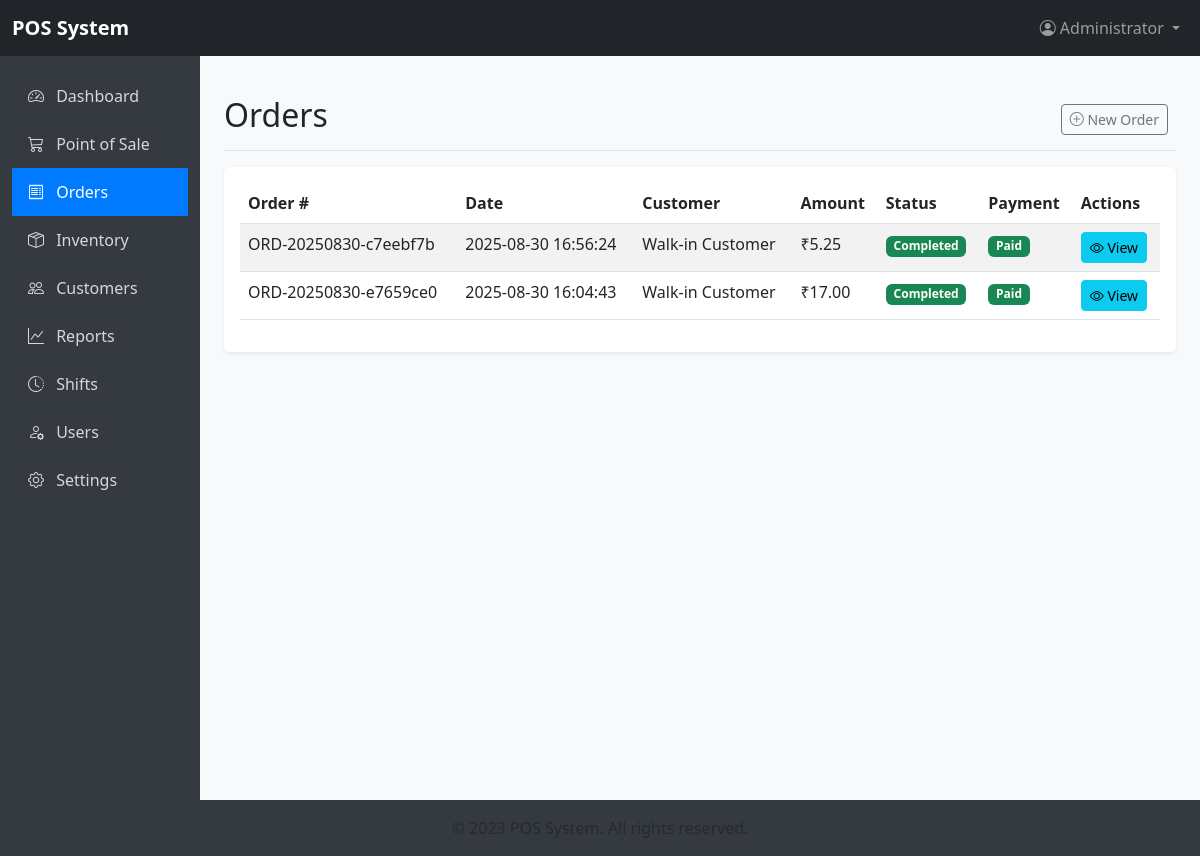
The page /orders (signed in) on the database as committed earlier.
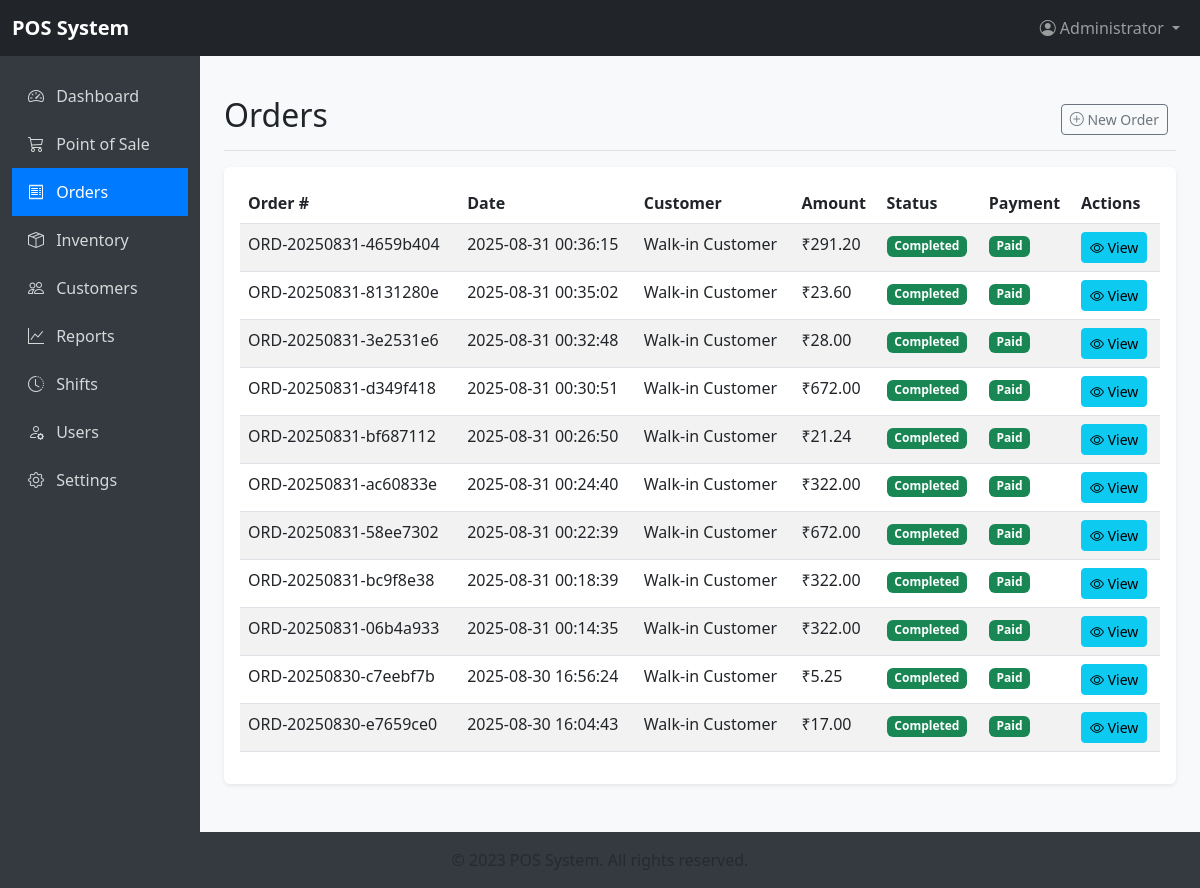
The same page on the database as committed later.
### tables this page shows
CREATE TABLE orders (
        id INTEGER PRIMARY KEY AUTOINCREMENT,
        order_number TEXT UNIQUE NOT NULL,
        user_id INTEGER,
        customer_id INTEGER,
        table_id INTEGER,
        status TEXT DEFAULT 'pending',
        order_date TEXT NOT NULL,
        total_amount REAL NOT NULL,
        tax_amount REAL DEFAULT 0,
        discount_amount REAL DEFAULT 0,
        payment_method TEXT,
        payment_status TEXT DEFAULT 'pending',
        notes TEXT,
        FOREIGN KEY (user_id) REFERENCES users(id),
        FOREIGN KEY (customer_id) REFERENCES customers(id)
    );

### flaskApp/app.py (the view)
@app.route('/orders')
@login_required
def orders():
    conn = get_db_connection()
    orders = conn.execute("""
    SELECT o.*, c.name as customer_name
    FROM orders o
    LEFT JOIN customers c ON o.customer_id = c.id
    ORDER BY o.order_date DESC
    LIMIT 50
    """).fetchall()
    conn.close()
    return render_template('orders.html', orders=orders)

### flaskApp/app.py (called while the page is built)
def get_db_connection():
    conn = sqlite3.connect(DB_PATH)
    conn.row_factory = sqlite3.Row
    return conn

def login_required(f):
    @wraps(f)
    def decorated_function(*args, **kwargs):
        if 'user_id' not in session:
            return redirect(url_for('login'))
        return f(*args, **kwargs)
    return decorated_function

### flaskApp/templates/orders.html (shortened to what this page needs)
{% extends "base.html" %}
{% block content %}
<div class="d-flex justify-content-between flex-wrap flex-md-nowrap align-items-center pt-3 pb-2 mb-3 border-bottom">
    <h1 class="h2">Orders</h1>
    <div class="btn-toolbar mb-2 mb-md-0">
        <div class="btn-group me-2">
            <a href="{{ url_for('pos') }}" class="btn btn-sm btn-outline-secondary">
                <i class="bi bi-plus-circle"></i> New Order
            </a>
        </div>
    </div>
</div>
<div class="card">
    <div class="card-body">
        <div class="table-responsive">
            <table class="table table-striped table-hover">
                <thead>
                    <tr>
                        <th>Order #</th>
                        <th>Date</th>
                        <th>Customer</th>
                        <th>Amount</th>
                        <th>Status</th>
                        <th>Payment</th>
                        <th>Actions</th>
                    </tr>
                </thead>
                <tbody>
                    {% for order in orders %}
                    <tr>
                        <td>{{ order.order_number }}</td>
                        <td>{{ order.order_date }}</td>
                        <td>{{ order.customer_name or 'Walk-in Customer' }}</td>
                        <td>₹{{ "%.2f"|format(order.total_amount) }}</td>
                        <td>
                            <span class="badge bg-{{ 'success' if order.status == 'completed' else 'warning' if order.status == 'pending' else 'danger' }}">
                                {{ order.status|title }}
                            </span>
                        </td>
                        <td>
                            <span class="badge bg-{{ 'success' if order.payment_status == 'paid' else 'warning' if order.payment_status == 'pending' else 'danger' }}">
                                {{ order.payment_status|title }}
                            </span>
                        </td>
                        <td>
                            <a href="{{ url_for('order_detail', order_id=order.id) }}" class="btn btn-sm btn-info">
                                <i class="bi bi-eye"></i> View
                            </a>
                        </td>
                    </tr>
                    {% else %}
                    <tr>
                        <td colspan="7" class="text-center">No orders found</td>
                    </tr>
                    {% endfor %}
                </tbody>
            </table>
        </div>
    </div>
</div>
{% endblock %}

### flaskApp/templates/base.html (shortened to what this page needs)
<!DOCTYPE html>
<html lang="en">
<head>
    <link href="https://cdn.jsdelivr.net/npm/bootstrap@5.3.0/dist/css/bootstrap.min.css" rel="stylesheet">
    <link rel="stylesheet" href="https://cdn.jsdelivr.net/npm/bootstrap-icons@1.10.0/font/bootstrap-icons.css">
</head>
<body>
    <nav class="navbar navbar-expand-lg navbar-dark bg-dark">
        <div class="container-fluid">
            <a class="navbar-brand" href="{{ url_for('dashboard') }}">POS System</a>
            <div class="navbar-nav ms-auto">
                {% if session.user_id %}
                <div class="nav-item dropdown">
                    <a class="nav-link dropdown-toggle" href="#" id="navbarDropdown" role="button" data-bs-toggle="dropdown" aria-expanded="false">
                        <i class="bi bi-person-circle"></i> {{ session.name }}
                    </a>
                </div>
                {% endif %}
            </div>
        </div>
    </nav>
    <div class="container-fluid">
        <div class="row">
            <nav class="col-md-3 col-lg-2 d-md-block sidebar collapse" id="sidebar">
                <div class="position-sticky pt-3">
                    <ul class="nav flex-column">
                        <li class="nav-item">
                            <a class="nav-link {% if request.endpoint == 'dashboard' %}active{% endif %}" href="{{ url_for('dashboard') }}">
                                <i class="bi bi-speedometer2"></i> Dashboard
                            </a>
                        </li>
                        <li class="nav-item">
                            <a class="nav-link {% if request.endpoint == 'pos' %}active{% endif %}" href="{{ url_for('pos') }}">
                                <i class="bi bi-cart3"></i> Point of Sale
                            </a>
                        </li>
                        <li class="nav-item">
                            <a class="nav-link {% if request.endpoint == 'orders' %}active{% endif %}" href="{{ url_for('orders') }}">
                                <i class="bi bi-receipt"></i> Orders
                            </a>
                        </li>
                        {% if session.role in ['admin', 'manager'] %}
                        <li class="nav-item">
                            <a class="nav-link {% if request.endpoint == 'inventory' %}active{% endif %}" href="{{ url_for('inventory') }}">
                                <i class="bi bi-box-seam"></i> Inventory
                            </a>
                        </li>
                        <li class="nav-item">
                            <a class="nav-link {% if request.endpoint == 'customers' %}active{% endif %}" href="{{ url_for('customers') }}">
                                <i class="bi bi-people"></i> Customers
                            </a>
                        </li>
                        <li class="nav-item">
                            <a class="nav-link {% if request.endpoint == 'reports' %}active{% endif %}" href="{{ url_for('reports') }}">
                                <i class="bi bi-graph-up"></i> Reports
                            </a>
                        </li>
                        {% endif %}
                        <li class="nav-item">
                            <a class="nav-link {% if request.endpoint == 'shifts' %}active{% endif %}" href="{{ url_for('shifts') }}">
                                <i class="bi bi-clock-history"></i> Shifts
                            </a>
                        </li>
                        {% if session.role == 'admin' %}
                        <li class="nav-item">
                            <a class="nav-link {% if request.endpoint == 'users' %}active{% endif %}" href="{{ url_for('users') }}">
                                <i class="bi bi-person-gear"></i> Users
                            </a>
                        </li>
                        <li class="nav-item">
                            <a class="nav-link {% if request.endpoint == 'settings' %}active{% endif %}" href="{{ url_for('settings') }}">
                                <i class="bi bi-gear"></i> Settings
                            </a>
                        </li>
                        {% endif %}
                    </ul>
                </div>
            </nav>
            <main class="col-md-9 ms-sm-auto col-lg-10 px-md-4 content">
                {% block content %}{% endblock %}
            </main>
        </div>
    </div>
    <footer class="footer mt-auto py-3">
        <div class="container text-center">
            <span class="text-muted">© 2023 POS System. All rights reserved.</span>
        </div>
    </footer>
</body>
</html>

### flaskApp/templates/base.html (style rules this page uses)
body { font-family: 'Segoe UI', Tahoma, Geneva, Verdana, sans-serif; background-color: #f8f9fa; }
.navbar-brand { font-weight: bold; }
.sidebar { min-height: calc(100vh - 56px); background-color: #343a40; color: white; }
.sidebar .nav-link { color: rgba(255, 255, 255, 0.8); padding: 0.75rem 1rem; }
.sidebar .nav-link.active { color: white; background-color: #007bff; }
.sidebar .nav-link i { margin-right: 0.5rem; }
.content { padding: 1.5rem; }
.card { border: none; box-shadow: 0 0.125rem 0.25rem rgba(0, 0, 0, 0.075); margin-bottom: 1.5rem; }
.table th { border-top: none; }
.footer { background-color: #343a40; color: white; padding: 1rem 0; margin-top: auto; }

Rows that differ between the two databases and show on the page:
added orders: order_number "ORD-20250831-4659b404", order_date "2025-08-31 00:36:15", customer_name "Walk-in Customer", total_amount "291.20", status "Completed", payment_status "Paid"
added orders: order_number "ORD-20250831-8131280e", order_date "2025-08-31 00:35:02", customer_name "Walk-in Customer", total_amount "23.60", status "Completed", payment_status "Paid"
added orders: order_number "ORD-20250831-3e2531e6", order_date "2025-08-31 00:32:48", customer_name "Walk-in Customer", total_amount "28.00", status "Completed", payment_status "Paid"
added orders: order_number "ORD-20250831-d349f418", order_date "2025-08-31 00:30:51", customer_name "Walk-in Customer", total_amount "672.00", status "Completed", payment_status "Paid"
added orders: order_number "ORD-20250831-bf687112", order_date "2025-08-31 00:26:50", customer_name "Walk-in Customer", total_amount "21.24", status "Completed", payment_status "Paid"
added orders: order_number "ORD-20250831-ac60833e", order_date "2025-08-31 00:24:40", customer_name "Walk-in Customer", total_amount "322.00", status "Completed", payment_status "Paid"
added orders: order_number "ORD-20250831-58ee7302", order_date "2025-08-31 00:22:39", customer_name "Walk-in Customer", total_amount "672.00", status "Completed", payment_status "Paid"
added orders: order_number "ORD-20250831-bc9f8e38", order_date "2025-08-31 00:18:39", customer_name "Walk-in Customer", total_amount "322.00", status "Completed", payment_status "Paid"
added orders: order_number "ORD-20250831-06b4a933", order_date "2025-08-31 00:14:35", customer_name "Walk-in Customer", total_amount "322.00", status "Completed", payment_status "Paid"
